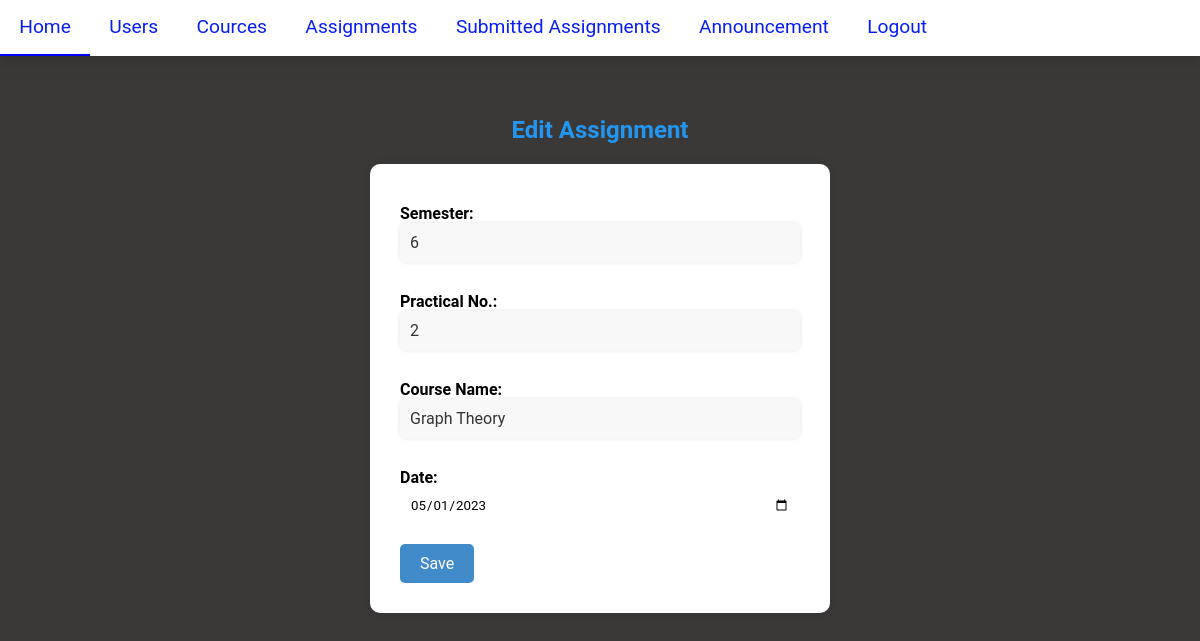
Page /edit_assignment.php?id=2 on the committed database.
### tables this page shows
CREATE TABLE `assignment` (
  `id` int(11) NOT NULL,
  `semester` decimal NOT NULL,
  `pra_no` int(20) NOT NULL,
  `cource_name` varchar(200) NOT NULL,
  `date` date NOT NULL
);

### edit_assignment.php (the view, shortened to what this page needs)
<link rel="stylesheet" href="style.css">
<?php
include 'db.php';
include 'header.php';
$id = $_GET['id'];
$query = "SELECT * FROM assignment WHERE id = $id";
$result = mysqli_query($conn, $query);
$row = mysqli_fetch_assoc($result);
?>
<h2>Edit Assignment</h2>
<form method="post">
    <label for="semester">Semester:</label>
    <input type="text" name="semester" value="<?php echo $row['semester']; ?>"><br>
    <label for="pra_no">Practical No.:</label>
    <input type="text" name="pra_no" value="<?php echo $row['pra_no']; ?>"><br>
    <label for="course_name">Course Name:</label>
    <input type="text" name="course_name" value="<?php echo $row['cource_name']; ?>"><br>
    <label for="date">Date:</label>
    <input type="date" name="date" value="<?php echo $row['date']; ?>"><br>
    <input type="submit" name="submit" value="Save">
</form>

### style.css (style rules this page uses)
form { background-color: #ffffff; border-radius: 10px; box-shadow: 0px 0px 10px rgba(0, 0, 0, 0.1); width: 400px; padding: 30px; }
input[type="text"], input[type="password"], input[type="email"], input[type="number"] { width: 100%; border: none; border-radius: 5px; padding: 10px; margin-bottom: 20px; background-color: #f8f8f8; box-shadow: 0px 0px 5px rgba(0, 0, 0, 0.1); font-size: 16px; color: #333; }
input[type="submit"] { background-color: #428bca; color: #ffffff; border: none; border-radius: 5px; padding: 10px 20px; font-size: 16px; cursor: pointer; transition: background-color 0.3s; }

### edit_assignment.php (style rules this page uses)
form { width: 40%; margin: 0 auto; }
label { display: block; font-weight: bold; margin-top: 10px; }
input[type="text"], input[type="number"], input[type="date"], textarea { width: 100%; padding: 10px; border: none; border-radius: 5px; margin-bottom: 20px; }
input[type="submit"] { background-color: #4CAF50; color: white; padding: 12px 20px; border: none; border-radius: 5px; cursor: pointer; }
h2 { color: #2196F3; text-align: center; margin-top: 40px; margin-bottom: 20px; }

### header.php (style rules this page uses)
* { margin: 0px; padding: 0px; font-family: 'Roboto', sans-serif; }

### rows in the picture
assignment: semester "6", pra_no "2", course_name "Graph Theory", date "05/01/2023"
